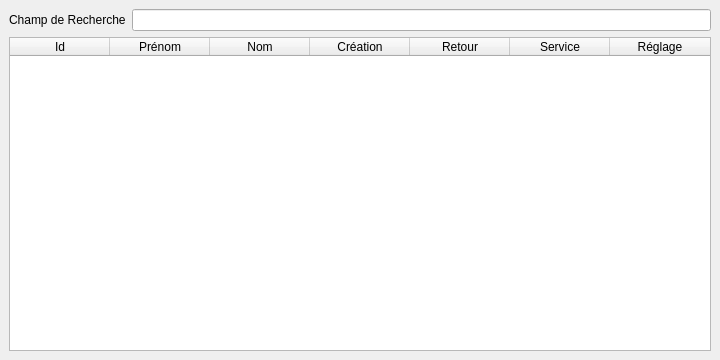
<?xml version="1.0" encoding="UTF-8"?>
<ui version="4.0">
 <class>contracts</class>
 <widget class="QMainWindow" name="contracts">
  <property name="geometry">
   <rect>
    <x>0</x>
    <y>0</y>
    <width>720</width>
    <height>360</height>
   </rect>
  </property>
  <property name="windowTitle">
   <string>Retours en retard</string>
  </property>
  <widget class="QWidget" name="centralwidget">
   <layout class="QVBoxLayout" name="verticalLayout">
    <item>
     <layout class="QHBoxLayout" name="horizontalLayout">
      <item>
       <widget class="QLabel" name="label">
        <property name="text">
         <string>Champ de Recherche</string>
        </property>
       </widget>
      </item>
      <item>
       <widget class="QLineEdit" name="lblSearchBox"/>
      </item>
     </layout>
    </item>
    <item>
     <widget class="QTableWidget" name="tableContracts">
      <property name="editTriggers">
       <set>QAbstractItemView::NoEditTriggers</set>
      </property>
      <property name="alternatingRowColors">
       <bool>true</bool>
      </property>
      <property name="selectionMode">
       <enum>QAbstractItemView::SingleSelection</enum>
      </property>
      <property name="selectionBehavior">
       <enum>QAbstractItemView::SelectRows</enum>
      </property>
      <property name="sortingEnabled">
       <bool>true</bool>
      </property>
      <column>
       <property name="text">
        <string>Id</string>
       </property>
      </column>
      <column>
       <property name="text">
        <string>Prénom</string>
       </property>
      </column>
      <column>
       <property name="text">
        <string>Nom</string>
       </property>
      </column>
      <column>
       <property name="text">
        <string>Création</string>
       </property>
      </column>
      <column>
       <property name="text">
        <string>Retour</string>
       </property>
      </column>
      <column>
       <property name="text">
        <string>Service</string>
       </property>
      </column>
      <column>
       <property name="text">
        <string>Réglage</string>
       </property>
      </column>
     </widget>
    </item>
   </layout>
  </widget>
 </widget>
 <resources/>
 <connections/>
</ui>
